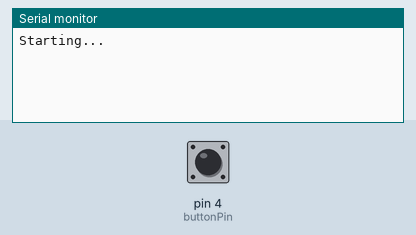
This sketch was run on a simulated Arduino Uno, built with avr-gcc and run on an emulated ATmega328P. Shown: the last lines printed to the serial monitor. The test bench sets the inputs (shaded band); at power-on: pin 4 (buttonPin) LOW.

Above: at 1.2 s.
1.3 s: pin 4 (buttonPin) pulled HIGH for 0.15 s
At 2.5 s:
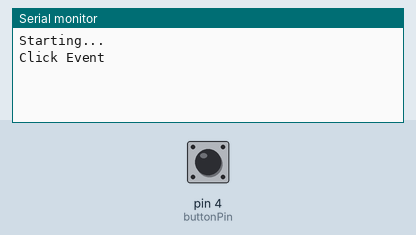
3.2 s: pin 4 (buttonPin) pulled HIGH for 3.2 s
At 5.7 s:
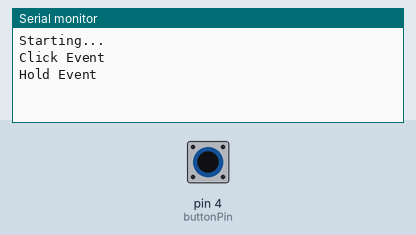
7.9 s: pin 4 (buttonPin) pulsed HIGH 2 times (0.12 s each, 0.3 s apart)
At 9.5 s:
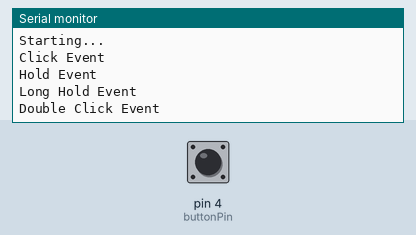

The sketch:

Button_click.ino
```cpp
/* 4-Way Button:  Click, Double-Click, Press+Hold, and Press+Long-Hold Test Sketch

By Jeff Saltzman
Oct. 13, 2009

To keep a physical interface as simple as possible, this sketch demonstrates generating four output events from a single push-button.
1) Click:  rapid press and release
2) Double-Click:  two clicks in quick succession
3) Press and Hold:  holding the button down
4) Long Press and Hold:  holding the button for a long time
*/

#define buttonPin 4       // analog input pin to use as a digital input


int checkButton();
void clickEvent();
void doubleClickEvent();
void holdEvent();
void longHoldEvent();
//=================================================

void setup() {
   // Set button input pin
   Serial.begin(9600);
   Serial.println("Starting...");
   pinMode(buttonPin, INPUT);

}


void loop() {
   // Get button event and act accordingly
   int b = checkButton();
   if (b == 1) clickEvent();
   if (b == 2) doubleClickEvent();
   if (b == 3) holdEvent();
   if (b == 4) longHoldEvent();
   delay(50);
}

//=================================================
// Events to trigger

void clickEvent() {
   Serial.println("Click Event");
}
void doubleClickEvent() {
   Serial.println("Double Click Event");
}
void holdEvent() {
   Serial.println("Hold Event");
}
void longHoldEvent() {
   Serial.println("Long Hold Event");
}

//=================================================
//  MULTI-CLICK:  One Button, Multiple Events

// Button timing variables
int debounce = 20;          // ms debounce period to prevent flickering when pressing or releasing the button
int DCgap = 250;            // max ms between clicks for a double click event
int holdTime = 1000;        // ms hold period: how long to wait for press+hold event
int longHoldTime = 3000;    // ms long hold period: how long to wait for press+hold event

// Button variables
boolean buttonVal = LOW;   // value read from button
boolean buttonLast = LOW;  // buffered value of the button's previous state
boolean DCwaiting = false;  // whether we're waiting for a double click (down)
boolean DConUp = false;     // whether to register a double click on next release, or whether to wait and click
boolean singleOK = true;    // whether it's OK to do a single click
long downTime = -1;         // time the button was pressed down
long upTime = -1;           // time the button was released
boolean ignoreUp = false;   // whether to ignore the button release because the click+hold was triggered
boolean waitForUp = false;        // when held, whether to wait for the up event
boolean holdEventPast = false;    // whether or not the hold event happened already
boolean longHoldEventPast = false;// whether or not the long hold event happened already

int checkButton() {
   int event = 0;
   buttonVal = digitalRead(buttonPin);

   // Button pressed down
   if (buttonVal == HIGH && buttonLast == LOW  && (millis() - upTime) > debounce)
   {
       downTime = millis();
       ignoreUp = false;
       waitForUp = false;
       singleOK = true;
       holdEventPast = false;
       longHoldEventPast = false;
       if ((millis()-upTime) < DCgap && DConUp == false && DCwaiting == true)  DConUp = true;
       else  DConUp = false;
       DCwaiting = false;
   }
   // Button released
   else if (buttonVal == LOW && buttonLast == HIGH && (millis() - downTime) > debounce)
   {
       if (not ignoreUp)
       {
           upTime = millis();
           if (DConUp == false) DCwaiting = true;
           else
           {
               event = 2;
               DConUp = false;
               DCwaiting = false;
               singleOK = false;
           }
       }
   }
   // Test for normal click event: DCgap expired
   if ( buttonVal == LOW && (millis()-upTime) >= DCgap && DCwaiting == true && DConUp == false && singleOK == true && event != 2)
   {
       event = 1;
       DCwaiting = false;
   }
   // Test for hold
   if (buttonVal == HIGH && (millis() - downTime) >= holdTime) {
       // Trigger "normal" hold
       if (not holdEventPast)
       {
           event = 3;
           waitForUp = true;
           ignoreUp = true;
           DConUp = false;
           DCwaiting = false;
           //downTime = millis();
           holdEventPast = true;
       }
       // Trigger "long" hold
       if ((millis() - downTime) >= longHoldTime)
       {
           if (not longHoldEventPast)
           {
               event = 4;
               longHoldEventPast = true;
           }
       }
   }
   buttonLast = buttonVal;
   return event;
}
```

Measured:
- after the input at 1.3 s, the serial monitor: prints a new line after 0.40 s (image 1)
- after the input at 3.2 s, the serial monitor: prints a new line after 1.0 s (image 2)
- after the input at 7.9 s, the serial monitor: prints a new line after 0.45 s (image 3)
